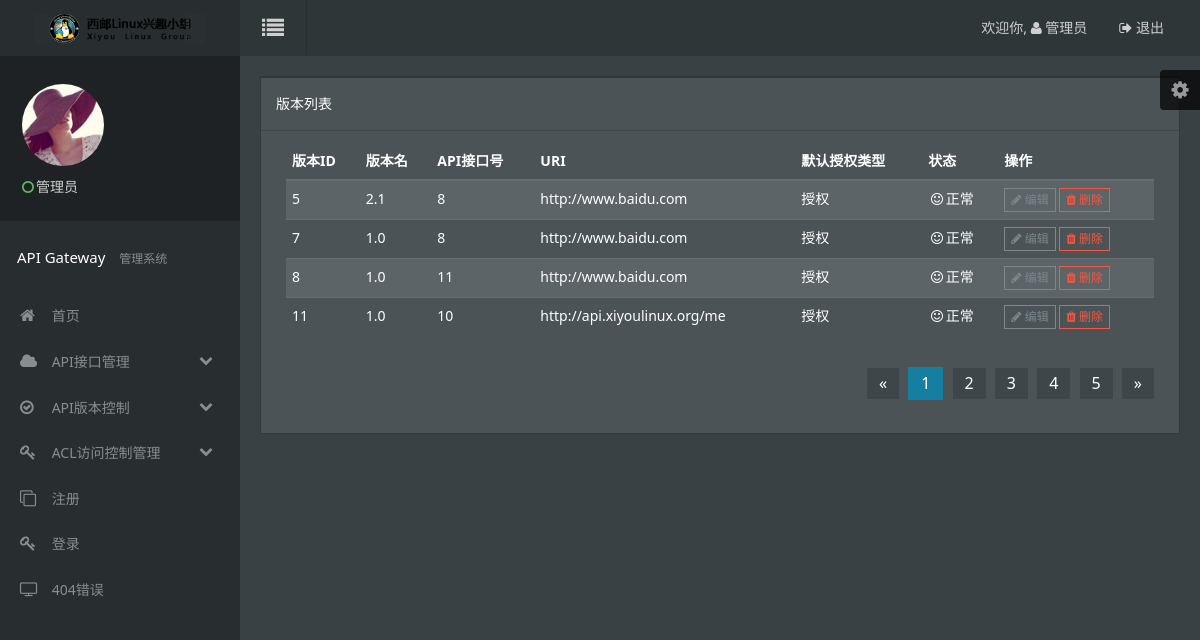
The app's page /display-vers/ with its own data.
### gateway/models.py (models this page shows, shortened)
class VersInfo(models.Model):
    vers_name = models.CharField(max_length=16)
    api_id = models.IntegerField()
    ser_url = models.URLField()
    auth_type = models.IntegerField()
    status = models.IntegerField()
    @staticmethod
    def getAllVersInfo():
        return True, VersInfo.objects.all()

### gateway/views.py (the view)
# urls.py: url(r'^display-vers/',views.disVersInfo),
def disVersInfo(request):
    flag, res_vers = VersInfo.getAllVersInfo()
    if flag:
        return render_to_response('version_view.html', {'res_vers': res_vers})

### gateway/templates/version_view.html (shortened to what this page needs)
<!DOCTYPE html>
<html lang="en">
<head>
    <link rel="stylesheet" href="../../assets/css/amazeui.min.css" />
    <link rel="stylesheet" href="../../assets/css/amazeui.datatables.min.css" />
    <link rel="stylesheet" href="../../assets/css/app.css">
</head>
<body data-type="version_view">
<div class="am-g tpl-g">
    <header>
        <div class="am-fl tpl-header-logo">
            <a href="javascript:;"><img src="../../assets/img/logo.png" alt=""></a>
        </div>
        <div class="tpl-header-fluid">
            <div class="am-fl tpl-header-switch-button am-icon-list">
            </div>
            <div class="am-fr tpl-header-navbar">
                <ul>
                    <li class="am-text-sm tpl-header-navbar-welcome">
                        <a href="javascript:;">欢迎你, <span class="am-icon-user"> 管理员</span> </a>
                    </li>
                    <li class="am-text-sm">
                        <a href="javascript:;">
                            <span class="am-icon-sign-out"></span> 退出
                        </a>
                    </li>
                </ul>
            </div>
        </div>
    </header>
    <div class="tpl-skiner">
        <div class="tpl-skiner-toggle am-icon-cog">
        </div>
    </div>
    <div class="left-sidebar">
        <div class="tpl-sidebar-user-panel">
            <div class="tpl-user-panel-slide-toggleable">
                <div class="tpl-user-panel-profile-picture">
                    <img src="../../assets/img/user04.png" alt="">
                </div>
                <span class="user-panel-logged-in-text">
                        <i class="am-icon-circle-o am-text-success tpl-user-panel-status-icon"></i>管理员
                    </span>
            </div>
        </div>
        <ul class="sidebar-nav">
            <li class="sidebar-nav-heading">API Gateway <span class="sidebar-nav-heading-info">管理系统</span></li>
            <li class="sidebar-nav-link">
                <a href="index.html">
                    <i class="am-icon-home sidebar-nav-link-logo"></i> 首页
                </a>
            </li>
            <li class="sidebar-nav-link">
                <a href="javascript:;" class="sidebar-nav-sub-title">
                    <i class="am-icon-cloud sidebar-nav-link-logo"></i> API接口管理
                    <span class="am-icon-chevron-down am-fr am-margin-right-sm sidebar-nav-sub-ico"></span>
                </a>
            </li>
            <li class="sidebar-nav-link">
                <a href="javascript:;" class="sidebar-nav-sub-title">
                    <i class="am-icon-check-circle-o sidebar-nav-link-logo"></i> API版本控制
                    <span class="am-icon-chevron-down am-fr am-margin-right-sm sidebar-nav-sub-ico"></span>
                </a>
            </li>
            <li class="sidebar-nav-link">
                <a href="javascript:;" class="sidebar-nav-sub-title">
                    <i class="am-icon-key sidebar-nav-link-logo"></i> ACL访问控制管理
                    <span class="am-icon-chevron-down am-fr am-margin-right-sm sidebar-nav-sub-ico"></span>
                </a>
            </li>
            <li class="sidebar-nav-link">
                <a href="sign-up.html">
                    <i class="am-icon-clone sidebar-nav-link-logo"></i> 注册
                </a>
            </li>
            <li class="sidebar-nav-link">
                <a href="login.html">
                    <i class="am-icon-key sidebar-nav-link-logo"></i> 登录
                </a>
            </li>
            <li class="sidebar-nav-link">
                <a href="404.html">
                    <i class="am-icon-tv sidebar-nav-link-logo"></i> 404错误
                </a>
            </li>
        </ul>
    </div>
        <div class="tpl-content-wrapper">
            <div class="row-content am-cf">
                <div class="row">
                    <div class="am-u-sm-12 am-u-md-12 am-u-lg-12">
                        <div class="widget am-cf">
                            <div class="widget-head am-cf">
                                <div class="widget-title  am-cf">版本列表</div>
                            </div>
                            <div class="widget-body  am-fr">
                                <div class="am-u-sm-12">
                                    <table width="100%" class="am-table am-table-compact am-table-striped tpl-table-black " id="example-r">
                                        <thead>
                                        <tr>
                                            <th>版本ID</th>
                                            <th>版本名</th>
                                            <th>API接口号</th>
                                            <th>URI</th>
                                            <th>默认授权类型</th>
                                            <th>状态</th>
                                            <th>操作</th>
                                        </tr>
                                        </thead>
                                        <tbody>
                                        <tr class="gradeX">
                                        {% if res_vers %}
                                            {%  for vers_info in res_vers %}
                                                <td>{{ vers_info.id }}</td>
                                                <td>{{ vers_info.vers_name }}</td>
                                                <td>{{ vers_info.api_id }}</td>
                                                <td>{{ vers_info.ser_url }}</td>
                                                {% if vers_info.auth_type == 1 %}
                                                    <td>授权</td>
                                                {% else %}
                                                    <td>游客</td>
                                                {% endif %}
                                                {% if vers_info.status == 1 %}
                                                    <td><i class="am-icon-smile-o am-icon-fw"></i>正常</td>
                                                {% else %}
                                                    <td><i class="am-icon-frown-o am-icon-fw"></i>关闭</td>
                                                {% endif %}
                                                <td>
                                                    <div class="tpl-table-black-operation">
                                                        <a href="/edit-vers?id={{ vers_info.id }}">
                                                            <i class="am-icon-pencil"></i> 编辑
                                                        </a>
                                                        <a href="/delete-vers?id={{ vers_info.id }}" class="tpl-table-black-operation-del">
                                                            <i class="am-icon-trash"></i> 删除
                                                        </a>
                                                    </div>
                                                </td>
                                                </tr>
                                            {% endfor %}
                                        {% endif %}
                                        </tbody>
                                    </table>
                                </div>
                                <div class="am-u-lg-12 am-cf">
                                    <div class="am-fr">
                                        <ul class="am-pagination tpl-pagination">
                                            <li class="am-disabled"><a href="#">«</a></li>
                                            <li class="am-active"><a href="#">1</a></li>
                                            <li><a href="#">2</a></li>
                                            <li><a href="#">3</a></li>
                                            <li><a href="#">4</a></li>
                                            <li><a href="#">5</a></li>
                                            <li><a href="#">»</a></li>
                                        </ul>
                                    </div>
                                </div>
                            </div>
                        </div>
                    </div>
                </div>
            </div>
        </div>
    </div>
</body>
</html>

### records on screen
VersInfo: id "5", vers_name "2.1", api_id "8", ser_url "http://www.baidu.com", auth_type "授权", status 1 (drawn)
VersInfo: id "7", vers_name "1.0", api_id "8", ser_url "http://www.baidu.com", auth_type "授权", status 1 (drawn)
VersInfo: id "8", vers_name "1.0", api_id "11", ser_url "http://www.baidu.com", auth_type "授权", status 1 (drawn)
VersInfo: id "11", vers_name "1.0", api_id "10", ser_url "http://api.xiyoulinux.org/me", auth_type "授权", status 1 (drawn)
